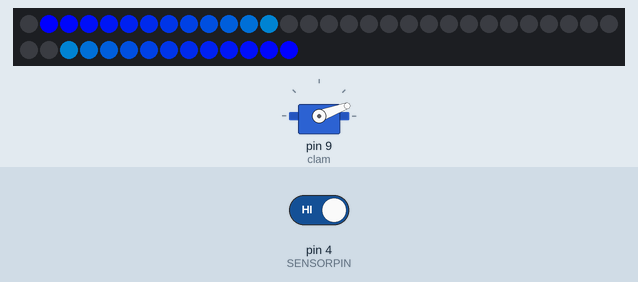
Simulated run of this sketch. Board: Arduino Uno, built with avr-gcc and run on an emulated ATmega328P. On the bench: 44 RGB LEDs in strip order, left to right, continuing on the next row, servo. Inputs (shaded band) come from the test bench; at power-on: pin 4 (SENSORPIN) HIGH.

Above: at 1.25 s.
1.3 s: pin 4 (SENSORPIN) driven LOW
At 1.66 s:
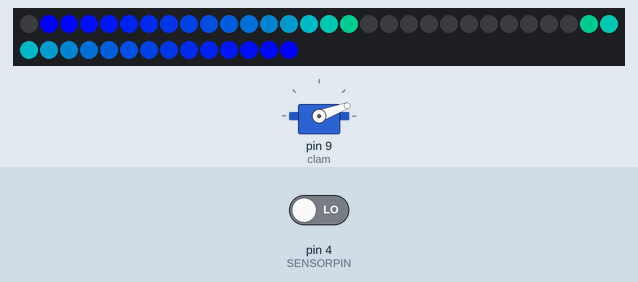
At 2.2 s:
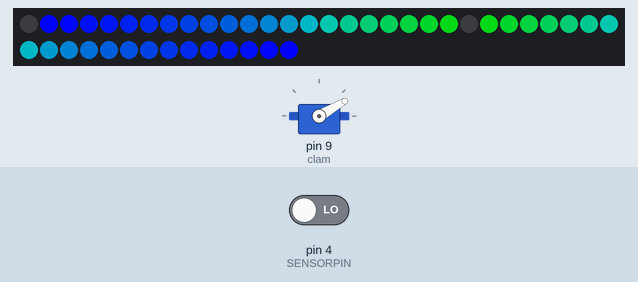
Timing chart, 0 to 16.0 s (numbered marks = the images above; inputs shaded):
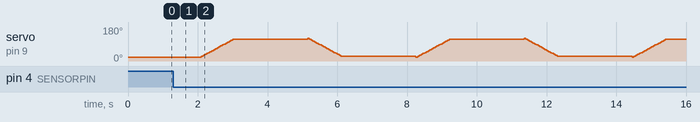

The sketch:

CoralReef.ino
```cpp
#include <Servo.h>
#include <Adafruit_NeoPixel.h>

#define SENSORPIN   4       // break-beam
#define PIN_NEO_PIXEL  8    // Arduino pin that connects to NeoPixel
#define NUM_PIXELS  44      // The number of LEDs (pixels) on NeoPixel (actually 39, added a few to lign up the center with the clam)

Servo clam;

Adafruit_NeoPixel NeoPixel(NUM_PIXELS, PIN_NEO_PIXEL, NEO_GRB + NEO_KHZ800);

// using millis() to avoid delays from using delay(), seperate counters to avoid confusion
unsigned long previousMillisLedStrip;
unsigned long previousMillisOpen;
unsigned long previousMillisLoop;
unsigned long previousMillisClose;
unsigned long currentMillisLoop;
unsigned long currentMillisLedStrip;
unsigned long currentMillisGame;

int halfPixels = 22;

int r = 0;                  // led strip red value
int g = 0;                  // led strip green value
int b = 255;                // led strip blue value
int servoPosition = 20;     //the servo will move to this position to close
int loopAdd = 0;            // timing for opening and closing the clam

int sensorState = 0, lastState=0;     // variable for reading the break-beam status

int pixel = 1;       // keep track of how many have been lit
int open = 0;        // tracking opening progress
int close = 0;       // tracking closing progress
int restarts = 0;    // how many times the game has restarted (lasts 1 minute);

boolean currentlyOpen;  // track if clam is open or closed
boolean broken;         // break-beam

void setup() {

  NeoPixel.clear();

  // start counters
  previousMillisLedStrip = 0;
  previousMillisLoop = millis();
  previousMillisOpen = millis();
  previousMillisClose = millis();
  currentMillisLoop = millis();
  currentMillisLedStrip = millis();

  NeoPixel.begin();   // initialize

  pinMode(9, OUTPUT);   // servo is an output

  pinMode(SENSORPIN, INPUT);      // initialize the sensor pin as an input
  digitalWrite(SENSORPIN, HIGH);  // turn on the pullup
  clam.attach(9);                 // tell the servo object that its servo is plugged into pin 9

  servoPosition = 20;       // closed
  Serial.begin(115200);
  clam.write(servoPosition);    // start closed

  sensorState = HIGH;       // start as un-triggered

  currentlyOpen = false;   // clam starts closed
  broken = false;          // break-beam starts untriggered

}

void loop(){

  sensorState = digitalRead(SENSORPIN);

  currentMillisLedStrip = millis();

  lightLedStrip(currentMillisLedStrip);  // turn on LED strip

  NeoPixel.show();

  // if sensor is triggered, switch broken variable to true --> starts moving clam
  if (sensorState == LOW || !sensorState) {
    broken = true;
  }

  if (!broken && servoPosition > 20) { // make sure clam is closed if sensor not triggered
    clam.write(20);
  }

  // trigger clam to open and close
  if (broken == true) {

    currentMillisLoop = millis();

    if (currentMillisLoop - previousMillisLoop >= 2050 + loopAdd){  // set pace

      if (currentlyOpen == false) {
        openClam();
        loopAdd += 50; // don't want the servo to move too fast
      }
      else if (currentlyOpen == true) {
        closeClam();
        loopAdd += 50; // don't want the servo to move too fast
      }
    }
  }

  // restart game if 1 minute has passed
  if ((millis() - (restarts * 60000)) >= 60000) {
    resetGame();
  }
}


// for opening the clam
void openClam() {

  if (open < 100) {  // do not move more than 100
    clam.write(servoPosition);
    servoPosition += 5;            // keeping track of progress
    open += 5;            // keeping track of progress
  }
  else {
    previousMillisLoop = currentMillisLoop;
    currentlyOpen = true;  // update status
    loopAdd = 0;  // reset
    open = 0;   // reset
  }

}

// for closing the clam
void closeClam() {

  if (close < 100) {  // do not move more than 100
    clam.write(servoPosition);
    servoPosition -= 5;            // keeping track of progress
    close += 5;            // keeping track of progress
  }
  else {
    previousMillisLoop = currentMillisLoop;
    currentlyOpen = false;  // update status
    loopAdd = 0;  // reset
    close = 0;  // reset
  }

}

// for lighting up the LED strip
void lightLedStrip(unsigned long currentMillisLedStrip) {

  if (currentMillisLedStrip - previousMillisLedStrip >= 100) {

    // set colors + show
    NeoPixel.setPixelColor(pixel, NeoPixel.Color(r, g, b));
    NeoPixel.setPixelColor((NUM_PIXELS - pixel), NeoPixel.Color(r, g, b));
    NeoPixel.show();

    // change color values
    g += 7;
    b -= 12;
    previousMillisLedStrip = currentMillisLedStrip;
    pixel++; // add to number lit up

  }

  //reset if fully lit
  if (pixel > halfPixels){
    NeoPixel.clear();
    pixel = 0;
    b = 255;
    g = 0;
  }

}

void resetGame() {

  //reseting everything

  restarts++; // add to restart counter

  int pixel = 1;
  int open = 0;
  int close = 0;

  int r = 0;
  int g = 0;
  int b = 255;
  int servoPosition = 20;
  int loopAdd = 0;

  int sensorState = 0, lastState = 0;

  NeoPixel.clear();

  previousMillisLedStrip = 0;
  previousMillisLoop = millis();
  previousMillisOpen = millis();
  previousMillisClose = millis();
  currentMillisLedStrip = millis();
  currentMillisLoop = millis();

  NeoPixel.begin();

  clam.write(servoPosition);

  sensorState = HIGH;

  currentlyOpen = false;
  broken = false;

}
```
